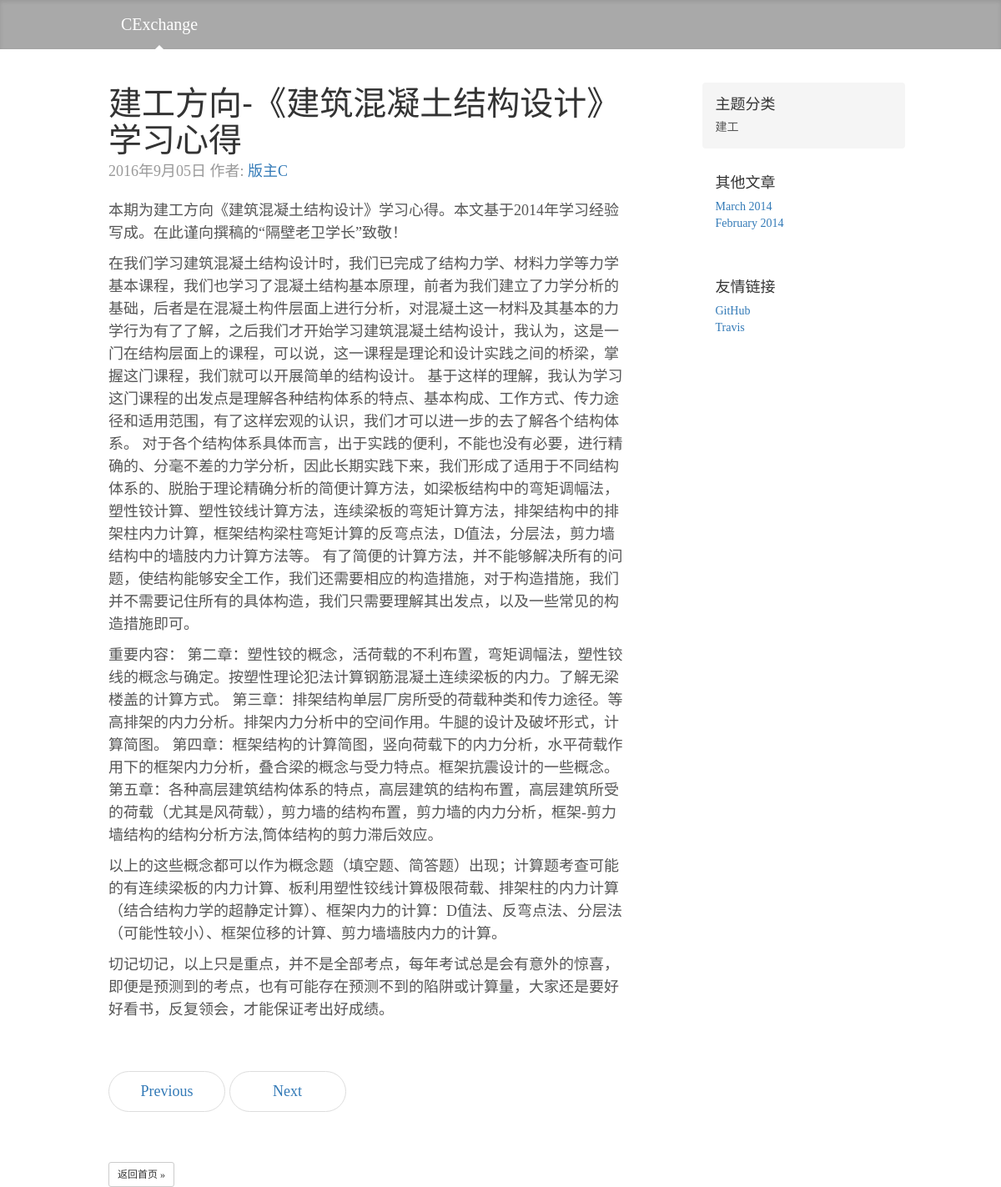
The app's page /article/2 with its own data.
### Blog/models.py (models this page shows, shortened)
class Article(models.Model):
    STATUS_CHOICE = (
        ('d', 'Draft'),
        ('p', 'Published'),
    )
    title = models.CharField('标题', max_length=70)
    abstract = models.CharField('摘要', max_length=150, blank=False, null=False, help_text="必选,请勿空白")
    body = models.TextField('正文')
    title_pic = models.ImageField('题图', upload_to='pic_folder/', blank=True, null=True)
    author = models.ForeignKey('Author', verbose_name='作者', null=False)
    create_time = models.DateTimeField('创建时间', auto_now_add=True)
    last_modified_time = models.DateTimeField('创建时间', auto_now_add=True)
    views = models.PositiveIntegerField('浏览量', default=0)
    thumbs = models.PositiveIntegerField('点赞量', default=0)
    category = models.ForeignKey('Category', verbose_name='分类', null=True, on_delete=models.SET_NULL)
    class Meta:
        ordering = ['-last_modified_time']

class Author(models.Model):
    nick_name = models.CharField('昵称', max_length=20)
    def __str__(self):
        return self.nick_name

class Category(models.Model):
    genre = models.CharField('类型', max_length=20)
    def __str__(self):
        return self.genre

### Blog/views.py (the view)
# urls.py: url(r'^article/(?P<article_id>[0-9]+)$', views.ArticleDetailView.as_view(), name='detail'),
class ArticleDetailView(DetailView):
    model = Article
    template_name = 'Blog/detail.html'
    context_object_name = 'article_detail'
    pk_url_kwarg = 'article_id'
    def get_object(self, queryset=None):
        article_detail = super(ArticleDetailView, self).get_object()
        article_detail.body = markdown2.markdown(article_detail.body, extras=['fenced-code-blocks'], )
        return article_detail

### templates/Blog/detail.html (shortened to what this page needs)
{% extends 'base.html' %}
{% block content %}
    <div class="container">
      <br>
      <br>
      <div class="row">
        <div class="col-sm-8 blog-main">
          <div class="blog-post">
            <h2 class="blog-post-title">{{ article_detail.title }}</h2>
            <p class="blog-post-meta">{{ article_detail.last_modified_time|date:"Y年n月d日" }}   作者: <a href="#">{{ article_detail.author }}</a></p>
            <p> {{ article_detail.body | safe}}</p>
          </div>
          <nav>
            <ul class="pager">
              <li><a href="#">Previous</a></li>
              <li><a href="#">Next</a></li>
            </ul>
          </nav>
          <a class="btn btn-default btn-sm" href="{% url 'blog:index' %}" role="button">返回首页 &raquo;</a>
        </div>
        <div class="col-sm-3 col-sm-offset-1 blog-sidebar">
          <div class="sidebar-module sidebar-module-inset">
            <h4>主题分类</h4>
            {{ article_detail.category | safe }}
          </div>
          <div class="sidebar-module">
            <h4>其他文章</h4>
            <ol class="list-unstyled">
              <li><a href="#">March 2014</a></li>
              <li><a href="#">February 2014</a></li>
            </ol>
          </div>
          <div class="sidebar-module">
            <h4>友情链接</h4>
            <ol class="list-unstyled">
              <li><a href="https://github.com">GitHub</a></li>
              <li><a href="https://lukathis.github.io">Travis</a></li>
            </ol>
          </div>
        </div>
      </div>
    </div>
{% endblock %}

### Blog/static/css/blog.css (style rules this page uses)
body { font-family: Georgia, "Times New Roman", Times, serif; color: #555; }
h1, .h1, h2, .h2, h3, .h3, h4, .h4, h5, .h5, h6, .h6 { margin-top: 0; font-family: "Helvetica Neue", Helvetica, Arial, sans-serif; font-weight: normal; color: #333; }
@media (min-width: 1200px) { .container { width: 970px; } }
.blog-main { font-size: 18px; line-height: 1.5; }
.sidebar-module { padding: 15px; margin: 0 -15px 15px; }
.sidebar-module-inset { padding: 15px; background-color: #f5f5f5; border-radius: 4px; }
.pager { margin-bottom: 60px; text-align: left; }
.pager > li > a { width: 140px; padding: 10px 20px; text-align: center; border-radius: 30px; }
.blog-post { margin-bottom: 60px; }
.blog-post-title { margin-bottom: 5px; font-size: 40px; }
.blog-post-meta { margin-bottom: 20px; color: #999; }

### records on screen
Article: title "建工方向-《建筑混凝土结构设计》学习心得", last_modified_time "2016年9月05日", author "版主C", body "本期为建工方向《建筑混凝土结构设计》学习心得。本文基于2014年学习经验写成。在此谨向撰稿的“隔壁老卫学长”致敬！ 在我们学习建筑混凝土结构设计时，我们已完成了结构力学、材料力学等力学基本课程，我们也学习了混凝土结构基本原理，前者为我们建立了力学分析的基础，后者是在混凝土构件层面上进行分析，对混凝土这一材料及其基本的力学行为有了了解，之后我们才开始学习建筑混凝土结构设计，我认为，这是一门在结构层面上的课程，可以说，这一课程是理论和设计实践之间的桥梁，掌握这门课程，我们就可以开展简单的结构设计。 基于这样的理解，我认为学习这门课程的出发点是理解各种结构体系的特点、基本构成、工作方式、传力途径和适用范围，有了这样宏观的认识，我们才可以进一步的去了解各个结构体系。 对于各个结构体系具体而言，出于实践的便利，不能也没有必要，进行精确的、分毫不差的力学分析，因此长期实践下来，我们形成了适用于不同结构体系的、脱胎于理论精确分析的简便计算方法，如梁板结构中的弯矩调幅法，塑性铰计算、塑性铰线计算方法，连续梁板的弯矩计算方法，排架结构中的排架柱内力计算，框架结构梁柱弯矩计算的反弯点法，D值法，分层法，剪力墙结构中的墙肢内力计算方法等。 有了简便的计算方法，并不能够解决所有的问题，使结构能够安全工作，我们还需要相应的构造措施，对于构造措施，我们并不需要记住所有的具体构造，我们只需要理解其出发点，以及一些常见的构造措施即可。 重要内容： 第二章：塑性铰的概念，活荷载的不利布置，弯矩调幅法，塑性铰线的概念与确定。按塑性理论犯法计算钢筋混凝土连续梁板的内力。了解无梁楼盖的计算方式。…", category "建工"
